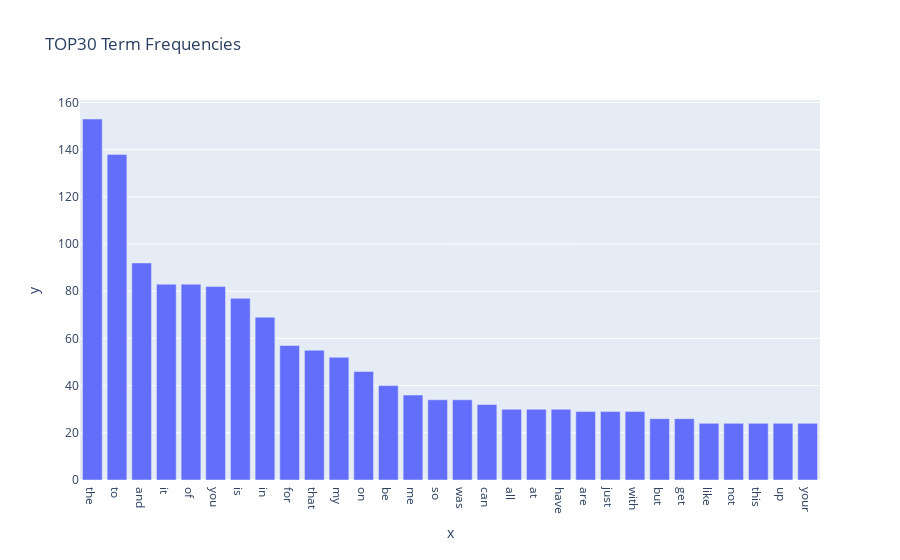

The code cell stored with this chart in its notebook:
### Code cell
# Answer here
from sklearn.feature_extraction.text import CountVectorizer
import numpy as np
import plotly.express as px

count_vect = CountVectorizer(max_features=30)
test_df_counts = count_vect.fit_transform(test_df.text) #learn the vocabulary and return document-term matrix
#test_df_counts = count_vect.fit_transform(test_df.text)
test_term_frequencies = np.asarray(test_df_counts.sum(axis=0))[0]
#train_term_frequencies
dicts_14 = {}
for a,b in zip(count_vect.get_feature_names_out(), test_term_frequencies):
    dicts_14[a] = b
dicts_14 = sorted(dicts_14.items(), key = lambda x:x[1], reverse= True)
print(dicts_14)
x = [dicts_14[i][0] for i in range(30)]
y = [dicts_14[i][1] for i in range(30)]
fig3 = px.bar(x = x, y = y, title = "TOP30 Term Frequencies")
fig3.show()
print("We only pick the top 30 frequency tems to visualize")

### Figure 1 — Plotly figure (JSON) as saved in the notebook; plotly's stock layout.template omitted (floating-point values rounded to 4 significant figures)
{"data": [{"alignmentgroup": "True", "hovertemplate": "x=%{x}<br>y=%{y}<extra></extra>", "legendgroup": "", "marker": {"color": "#636efa", "pattern": {"shape": ""}}, "name": "", "offsetgroup": "", "orientation": "v", "showlegend": false, "textposition": "auto", "type": "bar", "x": ["the", "to", "and", "it", "of", "you", "is", "in", "for", "that", "my", "on", "be", "me", "so", "was", "can", "all", "at", "have", "are", "just", "with", "but", "get", "like", "not", "this", "up", "your"], "xaxis": "x", "y": [153, 138, 92, 83, 83, 82, 77, 69, 57, 55, 52, 46, 40, 36, 34, 34, 32, 30, 30, 30, 29, 29, 29, 26, 26, 24, 24, 24, 24, 24], "yaxis": "y"}], "layout": {"barmode": "relative", "legend": {"tracegroupgap": 0}, "title": {"text": "TOP30 Term Frequencies"}, "xaxis": {"anchor": "y", "domain": [0, 1], "title": {"text": "x"}}, "yaxis": {"anchor": "x", "domain": [0, 1], "title": {"text": "y"}}}}
